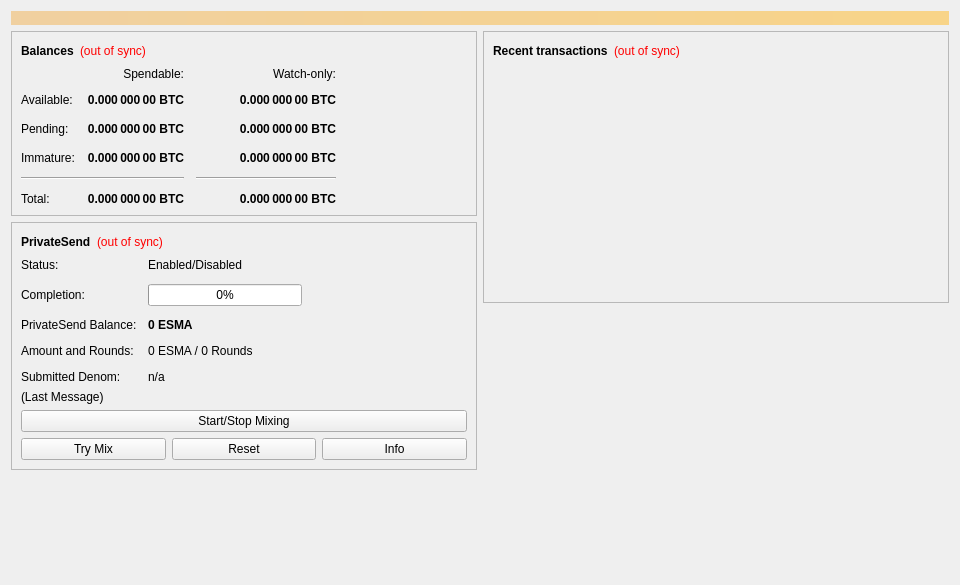
<?xml version="1.0" encoding="UTF-8"?>
<ui version="4.0">
 <class>OverviewPage</class>
 <widget class="QWidget" name="OverviewPage">
  <property name="geometry">
   <rect>
    <x>0</x>
    <y>0</y>
    <width>960</width>
    <height>585</height>
   </rect>
  </property>
  <property name="minimumSize">
   <size>
    <width>960</width>
    <height>0</height>
   </size>
  </property>
  <property name="windowTitle">
   <string>Form</string>
  </property>
  <layout class="QVBoxLayout" name="topLayout">
   <item>
    <widget class="QLabel" name="labelAlerts">
     <property name="visible">
      <bool>false</bool>
     </property>
     <property name="styleSheet">
      <string notr="true">background-color: qlineargradient(x1: 0, y1: 0, x2: 1, y2: 0, stop:0 #F0D0A0, stop:1 #F8D488); color:#000000;</string>
     </property>
     <property name="wordWrap">
      <bool>true</bool>
     </property>
     <property name="margin">
      <number>3</number>
     </property>
    </widget>
   </item>
   <item>
    <layout class="QHBoxLayout" name="horizontalLayout" stretch="1,1">
     <item>
      <layout class="QVBoxLayout" name="verticalLayout_2">
       <item>
        <widget class="QFrame" name="frame">
         <property name="frameShape">
          <enum>QFrame::StyledPanel</enum>
         </property>
         <property name="frameShadow">
          <enum>QFrame::Raised</enum>
         </property>
         <layout class="QVBoxLayout" name="verticalLayout_4">
          <item>
           <layout class="QHBoxLayout" name="horizontalLayout_4">
            <item>
             <widget class="QLabel" name="label_5">
              <property name="font">
               <font>
                <weight>75</weight>
                <bold>true</bold>
               </font>
              </property>
              <property name="text">
               <string>Balances</string>
              </property>
             </widget>
            </item>
            <item>
             <widget class="QLabel" name="labelWalletStatus">
              <property name="toolTip">
               <string>The displayed information may be out of date. Your wallet automatically synchronizes with the Esmacoin network after a connection is established, but this process has not completed yet.</string>
              </property>
              <property name="styleSheet">
               <string notr="true">QLabel { color: red; }</string>
              </property>
              <property name="text">
               <string notr="true">(out of sync)</string>
              </property>
              <property name="alignment">
               <set>Qt::AlignLeading|Qt::AlignLeft|Qt::AlignVCenter</set>
              </property>
             </widget>
            </item>
            <item>
             <spacer name="horizontalSpacer_3">
              <property name="orientation">
               <enum>Qt::Horizontal</enum>
              </property>
              <property name="sizeHint" stdset="0">
               <size>
                <width>40</width>
                <height>20</height>
               </size>
              </property>
             </spacer>
            </item>
           </layout>
          </item>
          <item>
           <layout class="QGridLayout" name="gridLayout">
            <property name="spacing">
             <number>12</number>
            </property>
            <item row="2" column="2">
             <widget class="QLabel" name="labelWatchPending">
              <property name="font">
               <font>
                <weight>75</weight>
                <bold>true</bold>
               </font>
              </property>
              <property name="cursor">
               <cursorShape>IBeamCursor</cursorShape>
              </property>
              <property name="toolTip">
               <string>Unconfirmed transactions to watch-only addresses</string>
              </property>
              <property name="text">
               <string notr="true">0.000 000 00 BTC</string>
              </property>
              <property name="alignment">
               <set>Qt::AlignRight|Qt::AlignTrailing|Qt::AlignVCenter</set>
              </property>
              <property name="textInteractionFlags">
               <set>Qt::LinksAccessibleByMouse|Qt::TextSelectableByKeyboard|Qt::TextSelectableByMouse</set>
              </property>
             </widget>
            </item>
            <item row="2" column="1">
             <widget class="QLabel" name="labelUnconfirmed">
              <property name="font">
               <font>
                <weight>75</weight>
                <bold>true</bold>
               </font>
              </property>
              <property name="cursor">
               <cursorShape>IBeamCursor</cursorShape>
              </property>
              <property name="toolTip">
               <string>Total of transactions that have yet to be confirmed, and do not yet count toward the spendable balance</string>
              </property>
              <property name="text">
               <string notr="true">0.000 000 00 BTC</string>
              </property>
              <property name="alignment">
               <set>Qt::AlignRight|Qt::AlignTrailing|Qt::AlignVCenter</set>
              </property>
              <property name="textInteractionFlags">
               <set>Qt::LinksAccessibleByMouse|Qt::TextSelectableByKeyboard|Qt::TextSelectableByMouse</set>
              </property>
             </widget>
            </item>
            <item row="3" column="2">
             <widget class="QLabel" name="labelWatchImmature">
              <property name="font">
               <font>
                <weight>75</weight>
                <bold>true</bold>
               </font>
              </property>
              <property name="cursor">
               <cursorShape>IBeamCursor</cursorShape>
              </property>
              <property name="toolTip">
               <string>Mined balance in watch-only addresses that has not yet matured</string>
              </property>
              <property name="text">
               <string notr="true">0.000 000 00 BTC</string>
              </property>
              <property name="alignment">
               <set>Qt::AlignRight|Qt::AlignTrailing|Qt::AlignVCenter</set>
              </property>
              <property name="textInteractionFlags">
               <set>Qt::LinksAccessibleByMouse|Qt::TextSelectableByKeyboard|Qt::TextSelectableByMouse</set>
              </property>
             </widget>
            </item>
            <item row="4" column="0" colspan="2">
             <widget class="Line" name="lineSpendableBalance">
              <property name="orientation">
               <enum>Qt::Horizontal</enum>
              </property>
             </widget>
            </item>
            <item row="4" column="2">
             <widget class="Line" name="lineWatchBalance">
              <property name="sizePolicy">
               <sizepolicy hsizetype="Preferred" vsizetype="Fixed">
                <horstretch>0</horstretch>
                <verstretch>0</verstretch>
               </sizepolicy>
              </property>
              <property name="minimumSize">
               <size>
                <width>140</width>
                <height>0</height>
               </size>
              </property>
              <property name="orientation">
               <enum>Qt::Horizontal</enum>
              </property>
             </widget>
            </item>
            <item row="5" column="0">
             <widget class="QLabel" name="labelTotalText">
              <property name="text">
               <string>Total:</string>
              </property>
             </widget>
            </item>
            <item row="3" column="1">
             <widget class="QLabel" name="labelImmature">
              <property name="font">
               <font>
                <weight>75</weight>
                <bold>true</bold>
               </font>
              </property>
              <property name="cursor">
               <cursorShape>IBeamCursor</cursorShape>
              </property>
              <property name="toolTip">
               <string>Mined balance that has not yet matured</string>
              </property>
              <property name="text">
               <string notr="true">0.000 000 00 BTC</string>
              </property>
              <property name="alignment">
               <set>Qt::AlignRight|Qt::AlignTrailing|Qt::AlignVCenter</set>
              </property>
              <property name="textInteractionFlags">
               <set>Qt::LinksAccessibleByMouse|Qt::TextSelectableByKeyboard|Qt::TextSelectableByMouse</set>
              </property>
             </widget>
            </item>
            <item row="2" column="3">
             <spacer name="horizontalSpacer_2">
              <property name="orientation">
               <enum>Qt::Horizontal</enum>
              </property>
              <property name="sizeHint" stdset="0">
               <size>
                <width>40</width>
                <height>20</height>
               </size>
              </property>
             </spacer>
            </item>
            <item row="3" column="0">
             <widget class="QLabel" name="labelImmatureText">
              <property name="text">
               <string>Immature:</string>
              </property>
             </widget>
            </item>
            <item row="5" column="1">
             <widget class="QLabel" name="labelTotal">
              <property name="font">
               <font>
                <weight>75</weight>
                <bold>true</bold>
               </font>
              </property>
              <property name="cursor">
               <cursorShape>IBeamCursor</cursorShape>
              </property>
              <property name="toolTip">
               <string>Your current total balance</string>
              </property>
              <property name="text">
               <string notr="true">0.000 000 00 BTC</string>
              </property>
              <property name="alignment">
               <set>Qt::AlignRight|Qt::AlignTrailing|Qt::AlignVCenter</set>
              </property>
              <property name="textInteractionFlags">
               <set>Qt::LinksAccessibleByMouse|Qt::TextSelectableByKeyboard|Qt::TextSelectableByMouse</set>
              </property>
             </widget>
            </item>
            <item row="5" column="2">
             <widget class="QLabel" name="labelWatchTotal">
              <property name="font">
               <font>
                <weight>75</weight>
                <bold>true</bold>
               </font>
              </property>
              <property name="cursor">
               <cursorShape>IBeamCursor</cursorShape>
              </property>
              <property name="toolTip">
               <string>Current total balance in watch-only addresses</string>
              </property>
              <property name="text">
               <string notr="true">0.000 000 00 BTC</string>
              </property>
              <property name="alignment">
               <set>Qt::AlignRight|Qt::AlignTrailing|Qt::AlignVCenter</set>
              </property>
              <property name="textInteractionFlags">
               <set>Qt::LinksAccessibleByMouse|Qt::TextSelectableByKeyboard|Qt::TextSelectableByMouse</set>
              </property>
             </widget>
            </item>
            <item row="0" column="2">
             <widget class="QLabel" name="labelWatchonly">
              <property name="text">
               <string>Watch-only:</string>
              </property>
              <property name="alignment">
               <set>Qt::AlignRight|Qt::AlignTrailing|Qt::AlignVCenter</set>
              </property>
             </widget>
            </item>
            <item row="1" column="0">
             <widget class="QLabel" name="labelBalanceText">
              <property name="text">
               <string>Available:</string>
              </property>
             </widget>
            </item>
            <item row="1" column="1">
             <widget class="QLabel" name="labelBalance">
              <property name="font">
               <font>
                <weight>75</weight>
                <bold>true</bold>
               </font>
              </property>
              <property name="cursor">
               <cursorShape>IBeamCursor</cursorShape>
              </property>
              <property name="toolTip">
               <string>Your current spendable balance</string>
              </property>
              <property name="text">
               <string notr="true">0.000 000 00 BTC</string>
              </property>
              <property name="alignment">
               <set>Qt::AlignRight|Qt::AlignTrailing|Qt::AlignVCenter</set>
              </property>
              <property name="textInteractionFlags">
               <set>Qt::LinksAccessibleByMouse|Qt::TextSelectableByKeyboard|Qt::TextSelectableByMouse</set>
              </property>
             </widget>
            </item>
            <item row="1" column="2">
             <widget class="QLabel" name="labelWatchAvailable">
              <property name="font">
               <font>
                <weight>75</weight>
                <bold>true</bold>
               </font>
              </property>
              <property name="cursor">
               <cursorShape>IBeamCursor</cursorShape>
              </property>
              <property name="toolTip">
               <string>Your current balance in watch-only addresses</string>
              </property>
              <property name="text">
               <string notr="true">0.000 000 00 BTC</string>
              </property>
              <property name="alignment">
               <set>Qt::AlignRight|Qt::AlignTrailing|Qt::AlignVCenter</set>
              </property>
              <property name="textInteractionFlags">
               <set>Qt::LinksAccessibleByMouse|Qt::TextSelectableByKeyboard|Qt::TextSelectableByMouse</set>
              </property>
             </widget>
            </item>
            <item row="2" column="0">
             <widget class="QLabel" name="labelPendingText">
              <property name="text">
               <string>Pending:</string>
              </property>
             </widget>
            </item>
            <item row="0" column="1">
             <widget class="QLabel" name="labelSpendable">
              <property name="text">
               <string>Spendable:</string>
              </property>
              <property name="alignment">
               <set>Qt::AlignRight|Qt::AlignTrailing|Qt::AlignVCenter</set>
              </property>
             </widget>
            </item>
           </layout>
          </item>
         </layout>
        </widget>
       </item>
       <item>
        <widget class="QFrame" name="framePrivateSend">
         <property name="layoutDirection">
          <enum>Qt::LeftToRight</enum>
         </property>
         <property name="frameShape">
          <enum>QFrame::StyledPanel</enum>
         </property>
         <property name="frameShadow">
          <enum>QFrame::Raised</enum>
         </property>
         <layout class="QVBoxLayout" name="VerticalLayout_PS1">
          <item>
           <layout class="QHBoxLayout" name="horizontalLayout_5">
            <item>
             <widget class="QLabel" name="labelPrivateSendHeader">
              <property name="font">
               <font>
                <weight>75</weight>
                <bold>true</bold>
               </font>
              </property>
              <property name="text">
               <string>PrivateSend</string>
              </property>
             </widget>
            </item>
            <item>
             <widget class="QLabel" name="labelPrivateSendSyncStatus">
              <property name="toolTip">
               <string>The displayed information may be out of date. Your wallet automatically synchronizes with the Esmacoin network after a connection is established, but this process has not completed yet.</string>
              </property>
              <property name="styleSheet">
               <string notr="true">QLabel { color: red; }</string>
              </property>
              <property name="text">
               <string notr="true">(out of sync)</string>
              </property>
              <property name="alignment">
               <set>Qt::AlignLeading|Qt::AlignLeft|Qt::AlignVCenter</set>
              </property>
             </widget>
            </item>
            <item>
             <spacer name="horizontalSpacer_4">
              <property name="orientation">
               <enum>Qt::Horizontal</enum>
              </property>
              <property name="sizeHint" stdset="0">
               <size>
                <width>40</width>
                <height>20</height>
               </size>
              </property>
             </spacer>
            </item>
           </layout>
          </item>
          <item>
           <layout class="QFormLayout" name="privateSendFormLayout">
            <property name="fieldGrowthPolicy">
             <enum>QFormLayout::AllNonFixedFieldsGrow</enum>
            </property>
            <property name="horizontalSpacing">
             <number>11</number>
            </property>
            <property name="verticalSpacing">
             <number>12</number>
            </property>
            <item row="0" column="0">
             <widget class="QLabel" name="labelPrivateSendEnabledText">
              <property name="text">
               <string>Status:</string>
              </property>
             </widget>
            </item>
            <item row="0" column="1">
             <widget class="QLabel" name="labelPrivateSendEnabled">
              <property name="text">
               <string>Enabled/Disabled</string>
              </property>
             </widget>
            </item>
            <item row="1" column="0">
             <widget class="QLabel" name="labelCompletitionText">
              <property name="text">
               <string>Completion:</string>
              </property>
             </widget>
            </item>
            <item row="1" column="1">
             <widget class="QProgressBar" name="privateSendProgress">
              <property name="maximumSize">
               <size>
                <width>154</width>
                <height>16777215</height>
               </size>
              </property>
              <property name="value">
               <number>0</number>
              </property>
             </widget>
            </item>
            <item row="2" column="0">
             <widget class="QLabel" name="labelAnonymizedText">
              <property name="text">
               <string>PrivateSend Balance:</string>
              </property>
             </widget>
            </item>
            <item row="2" column="1">
             <widget class="QLabel" name="labelAnonymized">
              <property name="font">
               <font>
                <weight>75</weight>
                <bold>true</bold>
               </font>
              </property>
              <property name="text">
               <string notr="true">0 ESMA</string>
              </property>
             </widget>
            </item>
            <item row="3" column="0">
             <widget class="QLabel" name="labelAmountAndRoundsText">
              <property name="text">
               <string>Amount and Rounds:</string>
              </property>
             </widget>
            </item>
            <item row="3" column="1">
             <widget class="QLabel" name="labelAmountRounds">
              <property name="text">
               <string>0 ESMA / 0 Rounds</string>
              </property>
             </widget>
            </item>
            <item row="4" column="0">
             <widget class="QLabel" name="labelSubmittedDenomText">
              <property name="text">
               <string>Submitted Denom:</string>
              </property>
             </widget>
            </item>
            <item row="4" column="1">
             <widget class="QLabel" name="labelSubmittedDenom">
              <property name="toolTip">
               <string>The denominations you submitted to the Masternode.&lt;br&gt;To mix, other users must submit the exact same denominations.</string>
              </property>
              <property name="text">
               <string>n/a</string>
              </property>
             </widget>
            </item>
           </layout>
          </item>
          <item>
           <layout class="QVBoxLayout" name="VerticalLayout_PS">
            <item>
             <widget class="QLabel" name="labelPrivateSendLastMessage">
              <property name="text">
               <string>(Last Message)</string>
              </property>
              <property name="alignment">
               <set>Qt::AlignLeading|Qt::AlignLeft|Qt::AlignTop</set>
              </property>
              <property name="wordWrap">
               <bool>true</bool>
              </property>
             </widget>
            </item>
            <item>
             <widget class="QPushButton" name="togglePrivateSend">
              <property name="sizePolicy">
               <sizepolicy hsizetype="MinimumExpanding" vsizetype="Fixed">
                <horstretch>0</horstretch>
                <verstretch>0</verstretch>
               </sizepolicy>
              </property>
              <property name="text">
               <string>Start/Stop Mixing</string>
              </property>
             </widget>
            </item>
            <item>
             <layout class="QHBoxLayout" name="horizontalLayout_debugbuttons">
              <item>
               <widget class="QPushButton" name="privateSendAuto">
                <property name="sizePolicy">
                 <sizepolicy hsizetype="MinimumExpanding" vsizetype="Fixed">
                  <horstretch>0</horstretch>
                  <verstretch>0</verstretch>
                 </sizepolicy>
                </property>
                <property name="toolTip">
                 <string>Try to manually submit a PrivateSend request.</string>
                </property>
                <property name="text">
                 <string>Try Mix</string>
                </property>
               </widget>
              </item>
              <item>
               <widget class="QPushButton" name="privateSendReset">
                <property name="sizePolicy">
                 <sizepolicy hsizetype="MinimumExpanding" vsizetype="Fixed">
                  <horstretch>0</horstretch>
                  <verstretch>0</verstretch>
                 </sizepolicy>
                </property>
                <property name="toolTip">
                 <string>Reset the current status of PrivateSend (can interrupt PrivateSend if it's in the process of Mixing, which can cost you money!)</string>
                </property>
                <property name="autoFillBackground">
                 <bool>false</bool>
                </property>
                <property name="text">
                 <string>Reset</string>
                </property>
               </widget>
              </item>
              <item>
               <widget class="QPushButton" name="privateSendInfo">
                <property name="sizePolicy">
                 <sizepolicy hsizetype="MinimumExpanding" vsizetype="Fixed">
                  <horstretch>0</horstretch>
                  <verstretch>0</verstretch>
                 </sizepolicy>
                </property>
                <property name="toolTip">
                 <string>Information about PrivateSend and Mixing</string>
                </property>
                <property name="text">
                 <string>Info</string>
                </property>
               </widget>
              </item>
             </layout>
            </item>
           </layout>
          </item>
         </layout>
        </widget>
       </item>
       <item>
        <spacer name="verticalSpacer">
         <property name="orientation">
          <enum>Qt::Vertical</enum>
         </property>
         <property name="sizeHint" stdset="0">
          <size>
           <width>20</width>
           <height>40</height>
          </size>
         </property>
        </spacer>
       </item>
      </layout>
     </item>
     <item>
      <layout class="QVBoxLayout" name="verticalLayout_3">
       <item>
        <widget class="QFrame" name="frame_2">
         <property name="frameShape">
          <enum>QFrame::StyledPanel</enum>
         </property>
         <property name="frameShadow">
          <enum>QFrame::Raised</enum>
         </property>
         <layout class="QVBoxLayout" name="verticalLayout">
          <item>
           <layout class="QHBoxLayout" name="horizontalLayout_2">
            <item>
             <widget class="QLabel" name="label_4">
              <property name="font">
               <font>
                <weight>75</weight>
                <bold>true</bold>
               </font>
              </property>
              <property name="text">
               <string>Recent transactions</string>
              </property>
             </widget>
            </item>
            <item>
             <widget class="QLabel" name="labelTransactionsStatus">
              <property name="toolTip">
               <string>The displayed information may be out of date. Your wallet automatically synchronizes with the Esmacoin network after a connection is established, but this process has not completed yet.</string>
              </property>
              <property name="styleSheet">
               <string notr="true">QLabel { color: red; }</string>
              </property>
              <property name="text">
               <string notr="true">(out of sync)</string>
              </property>
              <property name="alignment">
               <set>Qt::AlignLeading|Qt::AlignLeft|Qt::AlignVCenter</set>
              </property>
             </widget>
            </item>
            <item>
             <spacer name="horizontalSpacer">
              <property name="orientation">
               <enum>Qt::Horizontal</enum>
              </property>
              <property name="sizeHint" stdset="0">
               <size>
                <width>40</width>
                <height>20</height>
               </size>
              </property>
             </spacer>
            </item>
           </layout>
          </item>
          <item>
           <widget class="QListView" name="listTransactions">
            <property name="styleSheet">
             <string notr="true">QListView { background: transparent; }</string>
            </property>
            <property name="frameShape">
             <enum>QFrame::NoFrame</enum>
            </property>
            <property name="verticalScrollBarPolicy">
             <enum>Qt::ScrollBarAlwaysOff</enum>
            </property>
            <property name="horizontalScrollBarPolicy">
             <enum>Qt::ScrollBarAlwaysOff</enum>
            </property>
            <property name="selectionMode">
             <enum>QAbstractItemView::NoSelection</enum>
            </property>
           </widget>
          </item>
         </layout>
        </widget>
       </item>
       <item>
        <spacer name="verticalSpacer_2">
         <property name="orientation">
          <enum>Qt::Vertical</enum>
         </property>
         <property name="sizeHint" stdset="0">
          <size>
           <width>20</width>
           <height>40</height>
          </size>
         </property>
        </spacer>
       </item>
      </layout>
     </item>
    </layout>
   </item>
  </layout>
 </widget>
 <resources/>
 <connections/>
</ui>
